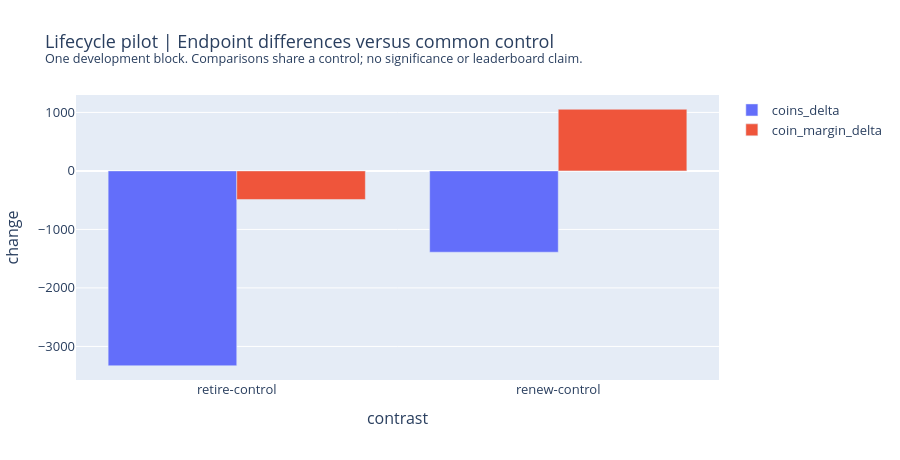
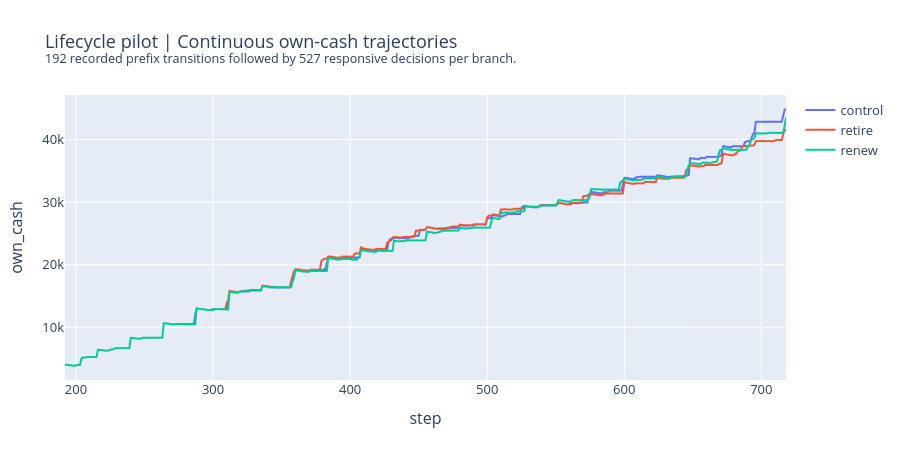

These figures' notebook cell, in order:
### Code cell
for figure in pilot_figures(ROOT):
    figure.show()
    figures.append(figure)

### Figure 1 — Plotly figure (JSON) as saved in the notebook; plotly's stock layout.template omitted (floating-point values rounded to 4 significant figures)
{"data": [{"alignmentgroup": "True", "customdata": [["STOP_NEGATIVE_ENDPOINT"], ["STOP_NEGATIVE_ENDPOINT"]], "hovertemplate": "endpoint=coins_delta<br>contrast=%{x}<br>change=%{y}<br>decision=%{customdata[0]}<extra></extra>", "legendgroup": "coins_delta", "marker": {"color": "#636efa", "pattern": {"shape": ""}}, "name": "coins_delta", "offsetgroup": "coins_delta", "orientation": "v", "showlegend": true, "textposition": "auto", "type": "bar", "x": ["retire-control", "renew-control"], "xaxis": "x", "y": [-3330.0, -1389.0], "yaxis": "y"}, {"alignmentgroup": "True", "customdata": [["STOP_NEGATIVE_ENDPOINT"], ["STOP_NEGATIVE_ENDPOINT"]], "hovertemplate": "endpoint=coin_margin_delta<br>contrast=%{x}<br>change=%{y}<br>decision=%{customdata[0]}<extra></extra>", "legendgroup": "coin_margin_delta", "marker": {"color": "#EF553B", "pattern": {"shape": ""}}, "name": "coin_margin_delta", "offsetgroup": "coin_margin_delta", "orientation": "v", "showlegend": true, "textposition": "auto", "type": "bar", "x": ["retire-control", "renew-control"], "xaxis": "x", "y": [-488.0, 1054.0], "yaxis": "y"}], "layout": {"barmode": "group", "font": {"size": 13}, "height": 460, "legend": {"title": {"text": ""}, "tracegroupgap": 0}, "margin": {"b": 80, "l": 65, "r": 30, "t": 95}, "title": {"text": "Lifecycle pilot | Endpoint differences versus common control<br><sup>One development block. Comparisons share a control; no significance or leaderboard claim.</sup>"}, "xaxis": {"anchor": "y", "domain": [0, 1], "title": {"text": "contrast"}}, "yaxis": {"anchor": "x", "domain": [0, 1], "title": {"text": "change"}}}}

### Figure 2 — Plotly figure (JSON) as saved in the notebook; plotly's stock layout.template omitted (floating-point values rounded to 4 significant figures; data arrays with more than 128 entries replaced by an {"elided": "..."} marker saying what was removed)
{"data": [{"hovertemplate": "mode=control<br>step=%{x}<br>own_cash=%{y}<extra></extra>", "legendgroup": "control", "line": {"color": "#636efa", "dash": "solid"}, "marker": {"symbol": "circle"}, "mode": "lines", "name": "control", "showlegend": true, "type": "scattergl", "x": {"elided": "527 int values"}, "xaxis": "x", "y": {"elided": "527 float values"}, "yaxis": "y"}, {"hovertemplate": "mode=retire<br>step=%{x}<br>own_cash=%{y}<extra></extra>", "legendgroup": "retire", "line": {"color": "#EF553B", "dash": "solid"}, "marker": {"symbol": "circle"}, "mode": "lines", "name": "retire", "showlegend": true, "type": "scattergl", "x": {"elided": "527 int values"}, "xaxis": "x", "y": {"elided": "527 float values"}, "yaxis": "y"}, {"hovertemplate": "mode=renew<br>step=%{x}<br>own_cash=%{y}<extra></extra>", "legendgroup": "renew", "line": {"color": "#00cc96", "dash": "solid"}, "marker": {"symbol": "circle"}, "mode": "lines", "name": "renew", "showlegend": true, "type": "scattergl", "x": {"elided": "527 int values"}, "xaxis": "x", "y": {"elided": "527 float values"}, "yaxis": "y"}], "layout": {"font": {"size": 13}, "height": 460, "legend": {"title": {"text": ""}, "tracegroupgap": 0}, "margin": {"b": 80, "l": 65, "r": 30, "t": 95}, "title": {"text": "Lifecycle pilot | Continuous own-cash trajectories<br><sup>192 recorded prefix transitions followed by 527 responsive decisions per branch.</sup>"}, "xaxis": {"anchor": "y", "domain": [0, 1], "title": {"text": "step"}}, "yaxis": {"anchor": "x", "domain": [0, 1], "title": {"text": "own_cash"}}}}
